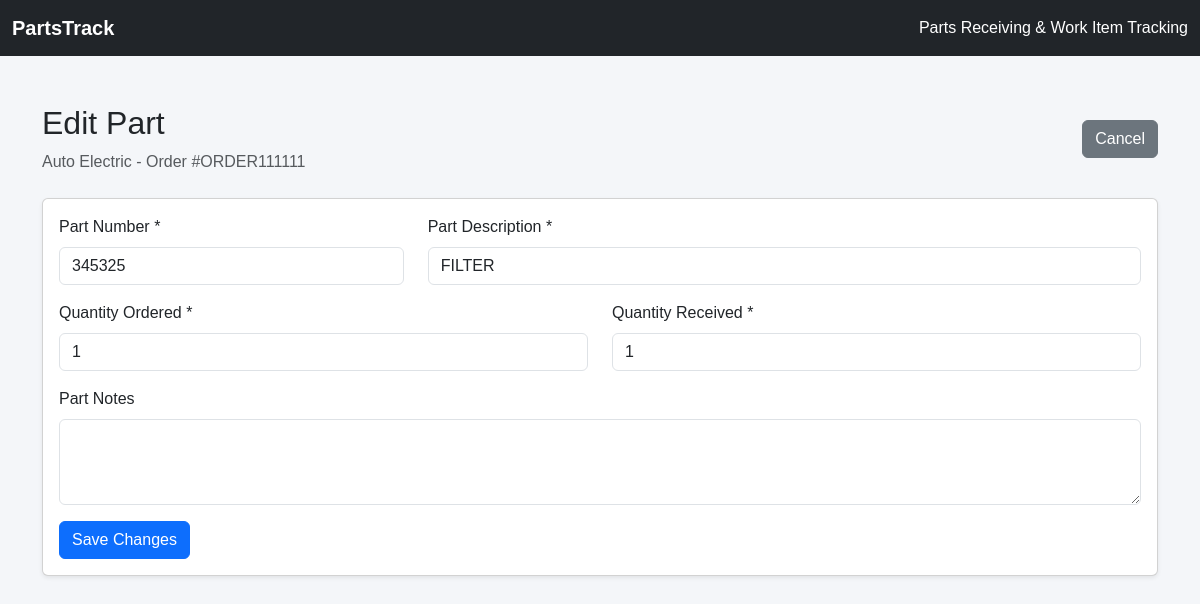
The page /part/2/edit on the database its author committed.
### app/models.py (models this page shows, shortened)
class PartsOrder(db.Model):
    id = db.Column(db.Integer, primary_key=True)
    work_item_id = db.Column(
        db.Integer,
        db.ForeignKey("work_item.id"),
        nullable=False
    )
    supplier = db.Column(
        db.String(150),
        nullable=False
    )
    order_number = db.Column(
        db.String(100),
        nullable=True
    )
    notes = db.Column(db.Text, nullable=True)
    created_at = db.Column(
        db.DateTime,
        default=lambda: datetime.now(timezone.utc),
        nullable=False
    )
    parts = db.relationship(
        "PartLine",
        backref="parts_order",
        cascade="all, delete-orphan"
    )

class PartLine(db.Model):
    id = db.Column(db.Integer, primary_key=True)
    parts_order_id = db.Column(
        db.Integer,
        db.ForeignKey("parts_order.id"),
        nullable=False
    )
    part_number = db.Column(
        db.String(100),
        nullable=False
    )
    description = db.Column(
        db.String(250),
        nullable=True
    )
    quantity_ordered = db.Column(
        db.Integer,
        nullable=False,
        default=1
    )
    quantity_received = db.Column(
        db.Integer,
        nullable=False,
        default=0
    )
    notes = db.Column(db.Text, nullable=True)

### app/routes.py (the view, shortened to what this page needs)
@main.route("/part/<int:part_id>/edit", methods=["GET", "POST"])
def edit_part(part_id):
    part = db.get_or_404(PartLine, part_id)
    return render_template("edit_part.html", part=part)

### app/templates/edit_part.html (shortened to what this page needs)
{% extends "base.html" %}
{% block content %}
<div class="container mt-4">
    <div class="d-flex justify-content-between align-items-center mb-4">
        <div>
            <h2>Edit Part</h2>
            <p class="text-muted mb-0">
                {{ part.parts_order.supplier }}
                {% if part.parts_order.order_number %}
                    - Order #{{ part.parts_order.order_number }}
                {% endif %}
            </p>
        </div>
        <a href="{{ url_for(
            'main.work_item_details',
            item_id=part.parts_order.work_item_id
        ) }}"
           class="btn btn-secondary">
            Cancel
        </a>
    </div>
    <div class="card shadow-sm">
        <div class="card-body">
            <form method="POST">
                <div class="row">
                    <div class="col-md-4 mb-3">
                        <label class="form-label">
                            Part Number *
                        </label>
                        <input type="text"
                               name="part_number"
                               class="form-control"
                               value="{{ part.part_number }}"
                               required>
                    </div>
                    <div class="col-md-8 mb-3">
                        <label class="form-label">
                            Part Description *
                        </label>
                        <input type="text"
                               name="description"
                               class="form-control"
                               value="{{ part.description }}"
                               required>
                    </div>
                    <div class="col-md-6 mb-3">
                        <label class="form-label">
                            Quantity Ordered *
                        </label>
                        <input type="number"
                               name="quantity_ordered"
                               class="form-control"
                               min="1"
                               value="{{ part.quantity_ordered }}"
                               required>
                    </div>
                    <div class="col-md-6 mb-3">
                        <label class="form-label">
                            Quantity Received *
                        </label>
                        <input type="number"
                               name="quantity_received"
                               class="form-control"
                               min="0"
                               max="{{ part.quantity_ordered }}"
                               value="{{ part.quantity_received }}"
                               required>
                    </div>
                    <div class="col-12 mb-3">
                        <label class="form-label">
                            Part Notes
                        </label>
                        <textarea name="notes"
                                  class="form-control"
                                  rows="3">{{ part.notes or "" }}</textarea>
                    </div>
                </div>
                <button type="submit"
                        class="btn btn-primary">
                    Save Changes
                </button>
            </form>
        </div>
    </div>
</div>
{% endblock %}

### app/static/css/style.css (style rules this page uses)
body { background-color: #f4f6f9; font-family: Arial, sans-serif; }

### rows shown on the page
PartsOrder: parts_order.supplier "Auto Electric", parts_order.order_number "ORDER111111"
PartLine: part_number "345325", description "FILTER", quantity_ordered "1", quantity_received "1"
